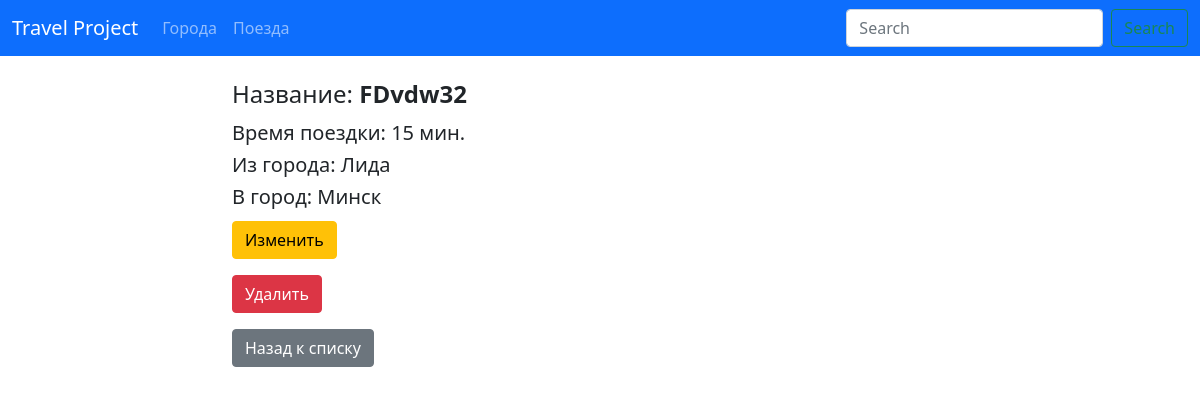
Page /trains/details/19/ on the committed database.
### trains/models.py (models this page shows, shortened)
class Train(models.Model):
    name = models.CharField(max_length=50, unique=True,
                            verbose_name='Название поезда')
    travel_time = models.PositiveSmallIntegerField(verbose_name='Время в пути')
    from_city = models.ForeignKey(City, related_name='from_city_set',
                                  on_delete=models.CASCADE, verbose_name='Из какого города',
                                  null=True, blank=True
                                  )
    to_city = models.ForeignKey(City, related_name='to_city_set',
                                on_delete=models.CASCADE, verbose_name='В какой город',
                                null=True, blank=True
                                )
    class Meta:
        verbose_name = 'Поезд'
        verbose_name_plural = 'Поезда'
        ordering = ['travel_time']

### cities/models.py (models this page shows, shortened)
class City(models.Model):
    name = models.CharField(max_length=40, unique=True, verbose_name='Название города')
    def __str__(self):
        return self.name
    class Meta:
        verbose_name = 'Город'
        verbose_name_plural = 'Города'
        ordering = ['name',]

### trains/views.py (the view)
# urls.py: path('details/<int:pk>/', views.TrainDetailView.as_view(), name='detail'),
class TrainDetailView(DetailView):
    queryset = Train.objects.all()
    template_name = 'trains/detail.html'

### trains/templates/trains/detail.html (shortened to what this page needs)
{% extends 'base.html' %}
{% block bodydata %}
    <div class="row">
        <p class="col-md">
        <h4 class="my-2">Название: <strong>{{ train.name }}</strong></h4>
        <h5 class="my-1">Время поездки: {{ train.travel_time }} мин.</h5>
        <h5 class="my-1">Из города: {{ train.from_city }}</h5>
        <h5 class="my-1">В город: {{ train.to_city }}</h5>
        <p>
            <a href="{% url 'trains:update' pk=train.pk %}">
                <button type="button" class="btn btn-warning mt-2">
                    Изменить
                </button>
            </a>
        </p>
        <p>
            <a href="{% url 'trains:delete' pk=train.pk %}">
                <button type="button" class="btn btn-danger">
                    Удалить
                </button>
            </a>
        </p>
        <p>
            <a href="{% url 'trains:home' %}">
                <button type="button" class="btn btn-secondary">
                    Назад к списку
                </button>
            </a>
        </p>
    </div>
    </div>
{% endblock %}

### rows in the picture
Train: name "FDvdw32", travel_time "15", from_city "Лида", to_city "Минск"
